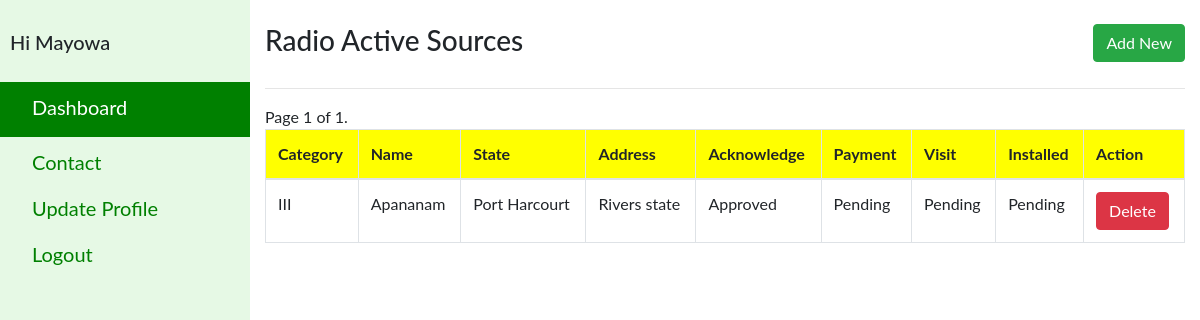
Before: /dashboard/ (signed in) with the older database file.
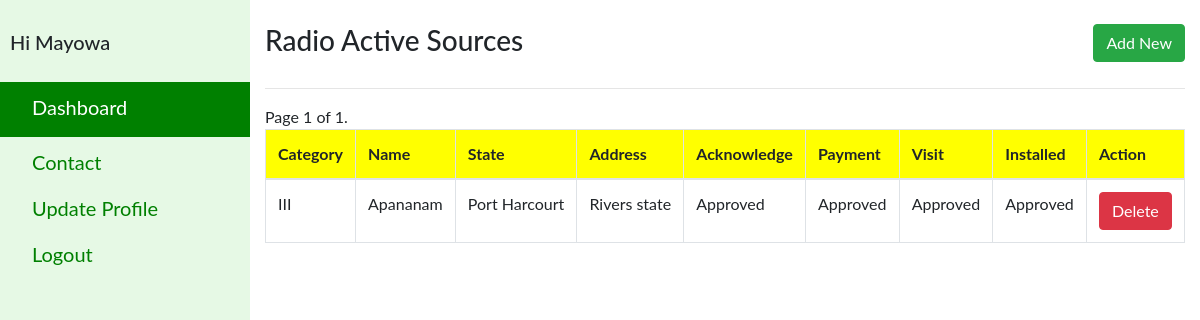
After: the same page with the newer database file.
### app/models.py (models this page shows)
class RadioActiveSourcesModel(models.Model):
    user = models.ForeignKey(User, on_delete=models.CASCADE, null=True)
    acknowleged = models.BooleanField(default=False)
    payment = models.BooleanField(default=False)
    siteVisit = models.BooleanField(default=False)
    installation = models.BooleanField(default=False)
    sourceCategory = models.CharField(max_length=255, null=True)
    sourceName = models.CharField(max_length=255, null=True)
    sourceState = models.CharField(max_length=255, null=True)
    sourceAddress = models.CharField(max_length=255, null=True)
    date = models.DateTimeField(auto_now=True)

### app/views.py (the view)
# urls.py: url(r'^dashboard/$',views.dashboard, name="dashboard"),
@login_required
def dashboard(request):
    sources = RadioActiveSourcesModel.objects.filter(user=request.user)
    paginator = Paginator(sources, 10)  # Show 25 contacts per page.
    page_number = request.GET.get('page')
    page_obj = paginator.get_page(page_number)
    data = {
        'page_obj': page_obj,
    }
    return render(request, 'app/dashboard.html', data)

### app/templates/app/dashboard.html (shortened to what this page needs)
<!DOCTYPE html>
<html>
  <head>
  <link rel="stylesheet" href="https://maxcdn.bootstrapcdn.com/bootstrap/4.5.2/css/bootstrap.min.css">
  </head>
  <body>
    <div class="sidenav">
      <div class="person">
        <h5 style="padding-left:10px; padding-top:10px; padding-bottom:20px;">Hi {{request.user.contactPerson}}</h5>
      </div>
      <a href="#" class="active">Dashboard</a>
      <a href="{% url 'contact' %}">Contact</a>
      <a href="{% url 'update_profile' %}">Update Profile</a>
      <a href="{% url 'logout' %}">Logout</a>
    </div>
    <div class="main">
      <div class="container">
        <h3 style="float: left">Radio Active Sources</h3>
        <a
          href="{% url 'addsource' %}"
          class="btn btn-success"
          style="float: right"
          >Add New</a
        >
        <br />
        <br />
        <hr />
        <table class="table table-bordered table-hover">
         <thead style="background-color: yellow;">
            <th>Category</th>
            <th>Name</th>
            <th>State</th>
            <th>Address</th>
            <th>Acknowledge</th>
            <th>Payment</th>
            <th>Visit</th>
            <th>Installed</th>
            <th>Action</th>
         </thead>
          {% for obj in page_obj %}
            <tr data-href='url://'>
              <td>
                {{obj.sourceCategory}}
              </td>
              <td>
                {{obj.sourceName}}
              </td>
              <td>
                {{obj.sourceState}}
              </td>
              <td>
                {{obj.sourceAddress}}
              </td>
              <td>
                {% if obj.acknowleged == False %}
                  Pending
               {% else %}
              Approved
               {% endif %}
              </td>
              <td>
                {% if obj.payment == False %}
                  Pending
               {% else %}
              Approved
               {% endif %}
              </td>
              <td>
                {% if obj.siteVisit == False %}
                  Pending
               {% else %}
              Approved
               {% endif %}
              </td>
              <td>
                {% if obj.installation == False %}
                  Pending
               {% else %}
              Approved
               {% endif %}
              </td>
              <td>
                <button type="button" class="btn btn-danger" data-toggle="modal" data-target="#myModal">Delete</button>
              </td>
            </tr>
          {% endfor%}
          <div class="pagination">
              <span class="step-links">
                  <span class="current">
                      Page {{ page_obj.number }} of {{ page_obj.paginator.num_pages }}.
                  </span>
        </table>
      </div>
    </div>
    </body>
</html>

Changed rows visible on the page:
changed RadioActiveSourcesModel "III": payment "Pending" → "Approved"; siteVisit "Pending" → "Approved"; installation "Pending" → "Approved"
